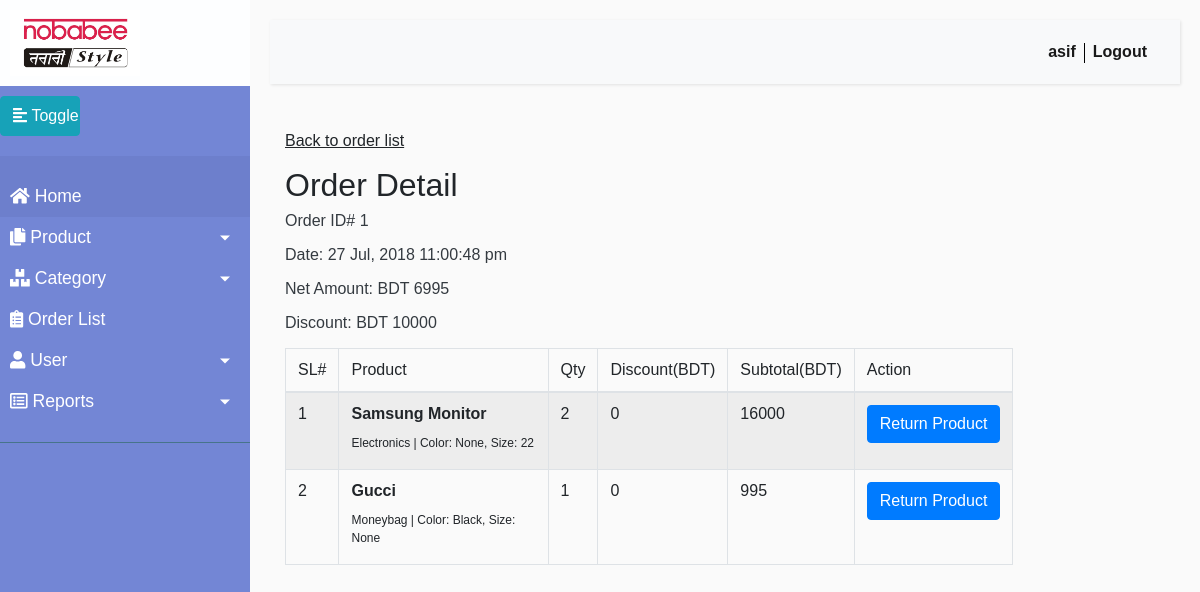
The page /order_detail.php?id=1 (signed in) on the database its author committed.
### tables this page shows
CREATE TABLE `order` (
  `order_id` int(11) NOT NULL,
  `discount` float NOT NULL,
  `coustomer_id` int(11) NOT NULL,
  `status` tinyint(4) NOT NULL,
  `created` datetime NOT NULL,
  `total_amount` varchar(45) NOT NULL,
  `payment_type` varchar(60) NOT NULL,
  `user_used_id` int(11) NOT NULL
);

CREATE TABLE `product` (
  `product_id` int(11) NOT NULL,
  `title` varchar(255) NOT NULL,
  `description` text,
  `unit_price` float NOT NULL,
  `sale_price` float NOT NULL,
  `active` tinyint(4) NOT NULL,
  `created` datetime NOT NULL,
  `edited` datetime NOT NULL,
  `category_id` int(11) NOT NULL,
  `image_url` varchar(255) NOT NULL
);

CREATE TABLE `product_variant` (
  `product_variant_id` int(11) NOT NULL,
  `size` varchar(45) NOT NULL,
  `color` varchar(45) NOT NULL,
  `quantity` int(11) NOT NULL,
  `product_id` int(11) NOT NULL
);

CREATE TABLE `order_detail` (
  `order_id` int(11) NOT NULL,
  `product_id` int(11) NOT NULL,
  `quantity` int(11) NOT NULL,
  `sub_total` float NOT NULL,
  `remark` text NOT NULL,
  `discount` float NOT NULL
);

### core/database.php (called while the page is built, shortened)
<?php
class Database{
	private $dbhost;
	private $dbuser;
	private $dbpassword;
	private $dbname;
	private $connection;
	private $sql;
	private $result = array();
	public function __construct() {
		$this->dbhost = 'localhost';
		$this->dbuser = 'root';
		$this->dbpassword = '';
		$this->dbname = 'pos';
		$this->connection = '';
		$this->sql = '';
	}
	public function get_all_rows() {
		$query = $this->connection->query($this->sql);
		if($query) {
			$this->num_rows = $query->num_rows;
			$this->result = array();
			for($i = 0; $i < $this->num_rows; $i++) {
				array_push($this->result, $query->fetch_assoc());
			}
			return true;
		}
		return false;
	}
	public function connect() {
		$this->connection = new mysqli($this->dbhost, $this->dbuser, $this->dbpassword, $this->dbname);
		return true;
	}
    public function set_sql($str) {
    	$this->sql = $str;
    }
    public function get_result() {return $this->result;}
}
?>

### order_detail.php (the view, shortened to what this page needs)
<?php
require_once('includes/header.php');
$error = array();
$order = array();
$db = new Database();
$db->connect();
$order_id = $_GET['id'];
$sql = "SELECT o.order_id, o.created, o.total_amount, o.discount FROM `order` as o WHERE o.order_id='{$order_id}' LIMIT 1";
	$db->set_sql($sql);
	$db->get_all_rows();
if($db->get_num_rows() === 1) {
    $r = $db->get_result();
    $order[0] = $r[0];
}else{
    $error['msg'] = 'Order does not exists.';
}
$sql = "SELECT p.product_id, p.title, p.unit_price, p.sale_price,(SELECT category_name FROM category as c WHERE p.category_id=c.category_id) as category_name,pv.size, pv.color, pv.quantity, od.order_id, od.quantity as ordered_quantity, od.sub_total, od.remark, od.discount FROM product as p LEFT JOIN product_variant as pv ON p.product_id=pv.product_id RIGHT JOIN order_detail as od ON p.product_id=od.product_id WHERE od.order_id='{$order_id}'";
$db->set_sql($sql);
$db->get_all_rows();
if($db->get_num_rows() > 0) {
    $order[0]['ordered_product'] = $db->get_result();
}else{
    $error['msg'] = 'Order does not exists.';
}
?>
<div class="container mt-5">
	<div class="row">
		<div id="ordered_product_list_container" class="col-lg-10 col-md-10 col-sm-12 col-xs-12">
            <p><a href="order_list.php" style="text-decoration: underline;">Back to order list</a></p>
			<h2>Order Detail</h2>
            <?php if(!empty($error)): ?>
                <p class="text-danger"><?php echo $error['msg']; ?></p>
            <?php else: ?>
                <p class="text-dark">Order ID# <?php echo $order[0]['order_id']; ?></p>
                <p class="text-dark">Date: <?php echo date('d M, Y g:i:s a',strtotime($order[0]['created'])); ?></p>
                <p class="text-dark">Net Amount: BDT <?php echo $order[0]['total_amount']; ?></p>
                <p class="text-dark">Discount: BDT <?php echo $order[0]['discount']; ?></p>
                <div class="table-responsive">
                    <table class="table table-striped table-bordered table-hover" id="order_list_table">
                        <thead>
                            <tr>
                                <td>SL#</td>
                                <td>Product</td>
                                <td>Qty</td>
                                <td>Discount(BDT)</td>
                                <td>Subtotal(BDT)</td>
                                <td>Action</td>
                            </tr>
                        </thead>
                        <tbody id="ordered_product_list">
                            <?php $itr = 1; foreach($order[0]['ordered_product'] as $p): ?>
                                <tr>
                                    <td><?php echo $itr++; ?></td>
                                    <td>
                                        <p><strong><?php echo $p['title']; ?></strong></p>
                                        <sup><?php echo $p['category_name']; ?> | Color: <?php echo $p['color']; ?>, Size: <?php echo $p['size']; ?><br></sup>
                                    </td>
                                    <td><?php echo $p['ordered_quantity']; ?></td>
                                    <td><?php echo $p['discount']; ?></td>
                                    <td><?php echo $p['sub_total']; ?></td>
                                    <td>
                                        <button type="button" class="btn btn-primary"
                                         data-product-id="<?php echo $p['product_id']; ?>"
                                         data-product-quantity="<?php echo $p['ordered_quantity']; ?>"
                                         data-toggle="modal"
                                         data-target=".returnProductModal"
                                         <?php if($p['ordered_quantity'] < 1) echo 'disabled'; ?>
                                         >Return Product</button>
                                    </td>
                                </tr>
                            <?php endforeach; ?>
                        </tbody>
                    </table>
                </div>
            <?php endif; ?>
		</div>
	</div>
</div>
<?php require_once('includes/footer.php'); ?>

### rows shown on the page
order: order_id "1", created "27 Jul, 2018 11:00:48 pm", total_amount "6995", discount "10000"
product: title "Samsung Monitor", category_name "Electronics", product_variant.color "None", product_variant.size "22", order_detail.quantity "2", order_detail.discount "0", order_detail.sub_total "16000"
product: title "Gucci", category_name "Moneybag", product_variant.color "Black", product_variant.size "None", order_detail.quantity "1", order_detail.discount "0", order_detail.sub_total "995"

### other values the page prints
$_SESSION['username'] "asif"
